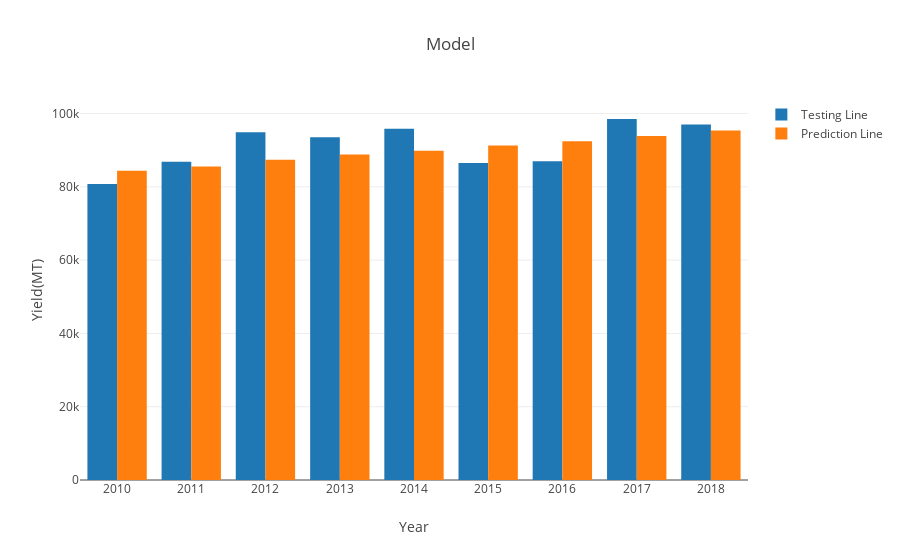

Notebook source saved alongside this figure:
### Code cell
plotRegression(test,ytest, prediction)

### Figure 1 — Plotly figure (JSON) as saved in the notebook; plotly's stock layout.template omitted (floating-point values rounded to 4 significant figures)
{"data": [{"name": "Testing Line", "type": "bar", "uid": "7f784ea8-fee8-11e8-8844-0c5415d557c2", "x": ["2010-01-01", "2011-01-01", "2012-01-01", "2013-01-01", "2014-01-01", "2015-01-01", "2016-01-01", "2017-01-01", "2018-01-01"], "y": [80804, 86874, 94882, 93506, 95850, 86530, 87000, 98510, 97000]}, {"name": "Prediction Line", "type": "bar", "uid": "7f784ea9-fee8-11e8-81f2-0c5415d557c2", "x": ["2010-01-01", "2011-01-01", "2012-01-01", "2013-01-01", "2014-01-01", "2015-01-01", "2016-01-01", "2017-01-01", "2018-01-01"], "y": [84360.0, 85540.0, 87420.0, 88830.0, 89840.0, 91250.0, 92450.0, 93840.0, 95360.0]}], "layout": {"title": "Model", "xaxis": {"title": "Year"}, "yaxis": {"title": "Yield(MT)"}}}
